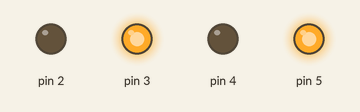
Recording of a sketch running on a simulated Arduino Uno, built with avr-gcc and run on an emulated ATmega328P. Shown: output pins drawn as LEDs (lit = HIGH).

Above: at 0.3 s.
At 1.6 s:
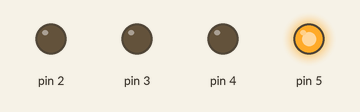
At 3.4 s:
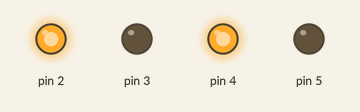
At 4.5 s:
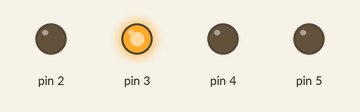
Timing chart, 0 to 5.5 s (numbered marks = the images above):
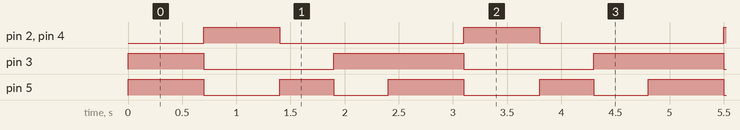

Measured:
- by itself, pin 2, pin 4: alternates HIGH for 0.70 s and LOW for 1.7 s
- by itself, pin 3: repeats every 2.4 s: LOW 1.2 s, HIGH 1.2 s
- by itself, pin 5: repeats every 2.4 s: LOW 0.70 s, HIGH 0.50 s, LOW 0.50 s, HIGH 0.70 s

The sketch:

FORWARD-AND-REVERSE.ino
```cpp
void setup()
{
   pinMode(3, OUTPUT);
   pinMode(2, OUTPUT);
   pinMode(5, OUTPUT);
   pinMode(4, OUTPUT);
}

void loop()
{
   forward();
   delay(700);
   reverse();
   delay(700);
   left();
   delay(500);
   right();
   delay(500);
}

void forward()
{
   digitalWrite(3,HIGH);
   digitalWrite(2,LOW);
   digitalWrite(5,HIGH);
   digitalWrite(4,LOW);
}

void reverse()
{
  digitalWrite(3,LOW);
  digitalWrite(2,HIGH);
  digitalWrite(5,LOW);
  digitalWrite(4,HIGH);
}

void left()
{
  digitalWrite(3,LOW);
  digitalWrite(2,LOW);
  digitalWrite(5,HIGH);
  digitalWrite(4,LOW);
}

void right()
{
  digitalWrite(3,HIGH);
  digitalWrite(2,LOW);
  digitalWrite(5,LOW);
  digitalWrite(4,LOW);
}
```
